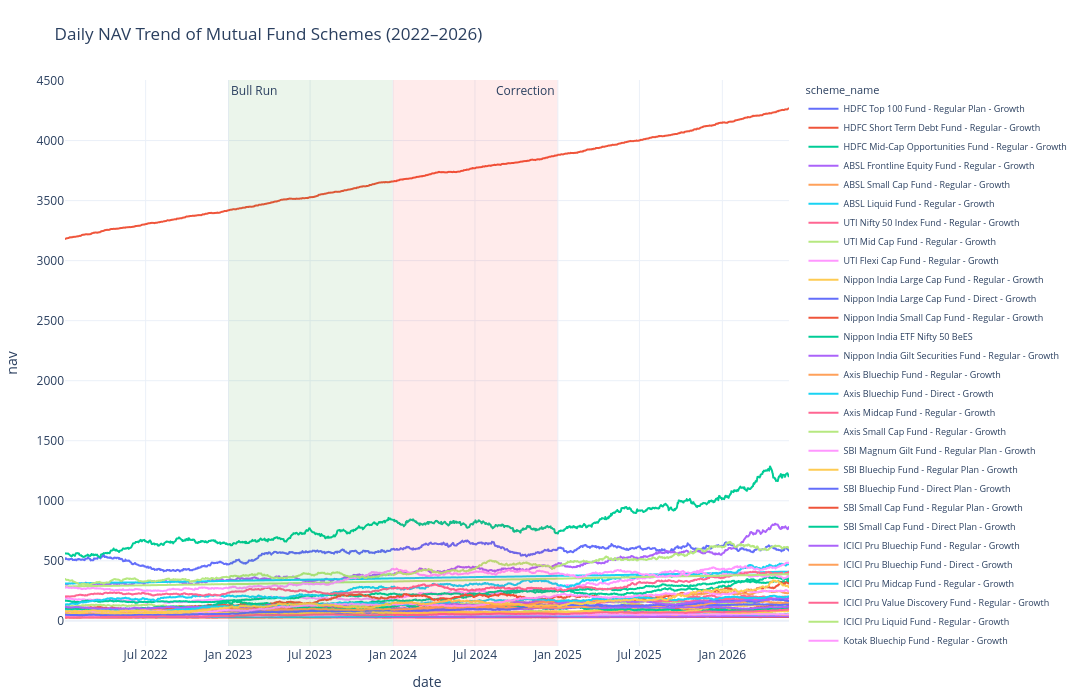

Here is the notebook cell this chart was saved with:
### Code cell
# ==========================================================
# Improved NAV Trend Analysis
# ==========================================================

fig = px.line(
    nav_plot,
    x="date",
    y="nav",
    color="scheme_name",
    title="Daily NAV Trend of Mutual Fund Schemes (2022–2026)"
)

# Highlight 2023 Bull Run
fig.add_vrect(
    x0="2023-01-01",
    x1="2023-12-31",
    fillcolor="green",
    opacity=0.08,
    line_width=0,
    annotation_text="Bull Run",
    annotation_position="top left"
)

# Highlight 2024 Market Correction
fig.add_vrect(
    x0="2024-01-01",
    x1="2024-12-31",
    fillcolor="red",
    opacity=0.08,
    line_width=0,
    annotation_text="Correction",
    annotation_position="top right"
)

fig.update_layout(
    template="plotly_white",
    height=700,
    width=1200,
    legend=dict(
        orientation="v",
        x=1.02,
        y=1,
        font=dict(size=9)
    ),
    margin=dict(l=50, r=250, t=80, b=50)
)

fig.show()

### Figure 1 — Plotly figure (JSON) as saved in the notebook; plotly's stock layout.template omitted (floating-point values rounded to 4 significant figures; data arrays with more than 128 entries replaced by an {"elided": "..."} marker saying what was removed)
{"data": [{"hovertemplate": "scheme_name=HDFC Top 100 Fund - Regular Plan - Growth<br>date=%{x}<br>nav=%{y}<extra></extra>", "legendgroup": "HDFC Top 100 Fund - Regular Plan - Growth", "line": {"color": "#636efa", "dash": "solid"}, "marker": {"symbol": "circle"}, "mode": "lines", "name": "HDFC Top 100 Fund - Regular Plan - Growth", "showlegend": true, "type": "scattergl", "x": {"elided": "1150 str values"}, "xaxis": "x", "y": {"elided": "1150 float values"}, "yaxis": "y"}, {"hovertemplate": "scheme_name=HDFC Short Term Debt Fund - Regular - Growth<br>date=%{x}<br>nav=%{y}<extra></extra>", "legendgroup": "HDFC Short Term Debt Fund - Regular - Growth", "line": {"color": "#EF553B", "dash": "solid"}, "marker": {"symbol": "circle"}, "mode": "lines", "name": "HDFC Short Term Debt Fund - Regular - Growth", "showlegend": true, "type": "scattergl", "x": {"elided": "1150 str values"}, "xaxis": "x", "y": {"elided": "1150 float values"}, "yaxis": "y"}, {"hovertemplate": "scheme_name=HDFC Mid-Cap Opportunities Fund - Regular - Growth<br>date=%{x}<br>nav=%{y}<extra></extra>", "legendgroup": "HDFC Mid-Cap Opportunities Fund - Regular - Growth", "line": {"color": "#00cc96", "dash": "solid"}, "marker": {"symbol": "circle"}, "mode": "lines", "name": "HDFC Mid-Cap Opportunities Fund - Regular - Growth", "showlegend": true, "type": "scattergl", "x": {"elided": "1150 str values"}, "xaxis": "x", "y": {"elided": "1150 float values"}, "yaxis": "y"}, {"hovertemplate": "scheme_name=ABSL Frontline Equity Fund - Regular - Growth<br>date=%{x}<br>nav=%{y}<extra></extra>", "legendgroup": "ABSL Frontline Equity Fund - Regular - Growth", "line": {"color": "#ab63fa", "dash": "solid"}, "marker": {"symbol": "circle"}, "mode": "lines", "name": "ABSL Frontline Equity Fund - Regular - Growth", "showlegend": true, "type": "scattergl", "x": {"elided": "1150 str values"}, "xaxis": "x", "y": {"elided": "1150 float values"}, "yaxis": "y"}, {"hovertemplate": "scheme_name=ABSL Small Cap Fund - Regular - Growth<br>date=%{x}<br>nav=%{y}<extra></extra>", "legendgroup": "ABSL Small Cap Fund - Regular - Growth", "line": {"color": "#FFA15A", "dash": "solid"}, "marker": {"symbol": "circle"}, "mode": "lines", "name": "ABSL Small Cap Fund - Regular - Growth", "showlegend": true, "type": "scattergl", "x": {"elided": "1150 str values"}, "xaxis": "x", "y": {"elided": "1150 float values"}, "yaxis": "y"}, {"hovertemplate": "scheme_name=ABSL Liquid Fund - Regular - Growth<br>date=%{x}<br>nav=%{y}<extra></extra>", "legendgroup": "ABSL Liquid Fund - Regular - Growth", "line": {"color": "#19d3f3", "dash": "solid"}, "marker": {"symbol": "circle"}, "mode": "lines", "name": "ABSL Liquid Fund - Regular - Growth", "showlegend": true, "type": "scattergl", "x": {"elided": "1150 str values"}, "xaxis": "x", "y": {"elided": "1150 float values"}, "yaxis": "y"}, {"hovertemplate": "scheme_name=UTI Nifty 50 Index Fund - Regular - Growth<br>date=%{x}<br>nav=%{y}<extra></extra>", "legendgroup": "UTI Nifty 50 Index Fund - Regular - Growth", "line": {"color": "#FF6692", "dash": "solid"}, "marker": {"symbol": "circle"}, "mode": "lines", "name": "UTI Nifty 50 Index Fund - Regular - Growth", "showlegend": true, "type": "scattergl", "x": {"elided": "1150 str values"}, "xaxis": "x", "y": {"elided": "1150 float values"}, "yaxis": "y"}, {"hovertemplate": "scheme_name=UTI Mid Cap Fund - Regular - Growth<br>date=%{x}<br>nav=%{y}<extra></extra>", "legendgroup": "UTI Mid Cap Fund - Regular - Growth", "line": {"color": "#B6E880", "dash": "solid"}, "marker": {"symbol": "circle"}, "mode": "lines", "name": "UTI Mid Cap Fund - Regular - Growth", "showlegend": true, "type": "scattergl", "x": {"elided": "1150 str values"}, "xaxis": "x", "y": {"elided": "1150 float values"}, "yaxis": "y"}, {"hovertemplate": "scheme_name=UTI Flexi Cap Fund - Regular - Growth<br>date=%{x}<br>nav=%{y}<extra></extra>", "legendgroup": "UTI Flexi Cap Fund - Regular - Growth", "line": {"color": "#FF97FF", "dash": "solid"}, "marker": {"symbol": "circle"}, "mode": "lines", "name": "UTI Flexi Cap Fund - Regular - Growth", "showlegend": true, "type": "scattergl", "x": {"elided": "1150 str values"}, "xaxis": "x", "y": {"elided": "1150 float values"}, "yaxis": "y"}, {"hovertemplate": "scheme_name=Nippon India Large Cap Fund - Regular - Growth<br>date=%{x}<br>nav=%{y}<extra></extra>", "legendgroup": "Nippon India Large Cap Fund - Regular - Growth", "line": {"color": "#FECB52", "dash": "solid"}, "marker": {"symbol": "circle"}, "mode": "lines", "name": "Nippon India Large Cap Fund - Regular - Growth", "showlegend": true, "type": "scattergl", "x": {"elided": "1150 str values"}, "xaxis": "x", "y": {"elided": "1150 float values"}, "yaxis": "y"}, {"hovertemplate": "scheme_name=Nippon India Large Cap Fund - Direct - Growth<br>date=%{x}<br>nav=%{y}<extra></extra>", "legendgroup": "Nippon India Large Cap Fund - Direct - Growth", "line": {"color": "#636efa", "dash": "solid"}, "marker": {"symbol": "circle"}, "mode": "lines", "name": "Nippon India Large Cap Fund - Direct - Growth", "showlegend": true, "type": "scattergl", "x": {"elided": "1150 str values"}, "xaxis": "x", "y": {"elided": "1150 float values"}, "yaxis": "y"}, {"hovertemplate": "scheme_name=Nippon India Small Cap Fund - Regular - Growth<br>date=%{x}<br>nav=%{y}<extra></extra>", "legendgroup": "Nippon India Small Cap Fund - Regular - Growth", "line": {"color": "#EF553B", "dash": "solid"}, "marker": {"symbol": "circle"}, "mode": "lines", "name": "Nippon India Small Cap Fund - Regular - Growth", "showlegend": true, "type": "scattergl", "x": {"elided": "1150 str values"}, "xaxis": "x", "y": {"elided": "1150 float values"}, "yaxis": "y"}, {"hovertemplate": "scheme_name=Nippon India ETF Nifty 50 BeES<br>date=%{x}<br>nav=%{y}<extra></extra>", "legendgroup": "Nippon India ETF Nifty 50 BeES", "line": {"color": "#00cc96", "dash": "solid"}, "marker": {"symbol": "circle"}, "mode": "lines", "name": "Nippon India ETF Nifty 50 BeES", "showlegend": true, "type": "scattergl", "x": {"elided": "1150 str values"}, "xaxis": "x", "y": {"elided": "1150 float values"}, "yaxis": "y"}, {"hovertemplate": "scheme_name=Nippon India Gilt Securities Fund - Regular - Growth<br>date=%{x}<br>nav=%{y}<extra></extra>", "legendgroup": "Nippon India Gilt Securities Fund - Regular - Growth", "line": {"color": "#ab63fa", "dash": "solid"}, "marker": {"symbol": "circle"}, "mode": "lines", "name": "Nippon India Gilt Securities Fund - Regular - Growth", "showlegend": true, "type": "scattergl", "x": {"elided": "1150 str values"}, "xaxis": "x", "y": {"elided": "1150 float values"}, "yaxis": "y"}, {"hovertemplate": "scheme_name=Axis Bluechip Fund - Regular - Growth<br>date=%{x}<br>nav=%{y}<extra></extra>", "legendgroup": "Axis Bluechip Fund - Regular - Growth", "line": {"color": "#FFA15A", "dash": "solid"}, "marker": {"symbol": "circle"}, "mode": "lines", "name": "Axis Bluechip Fund - Regular - Growth", "showlegend": true, "type": "scattergl", "x": {"elided": "1150 str values"}, "xaxis": "x", "y": {"elided": "1150 float values"}, "yaxis": "y"}, {"hovertemplate": "scheme_name=Axis Bluechip Fund - Direct - Growth<br>date=%{x}<br>nav=%{y}<extra></extra>", "legendgroup": "Axis Bluechip Fund - Direct - Growth", "line": {"color": "#19d3f3", "dash": "solid"}, "marker": {"symbol": "circle"}, "mode": "lines", "name": "Axis Bluechip Fund - Direct - Growth", "showlegend": true, "type": "scattergl", "x": {"elided": "1150 str values"}, "xaxis": "x", "y": {"elided": "1150 float values"}, "yaxis": "y"}, {"hovertemplate": "scheme_name=Axis Midcap Fund - Regular - Growth<br>date=%{x}<br>nav=%{y}<extra></extra>", "legendgroup": "Axis Midcap Fund - Regular - Growth", "line": {"color": "#FF6692", "dash": "solid"}, "marker": {"symbol": "circle"}, "mode": "lines", "name": "Axis Midcap Fund - Regular - Growth", "showlegend": true, "type": "scattergl", "x": {"elided": "1150 str values"}, "xaxis": "x", "y": {"elided": "1150 float values"}, "yaxis": "y"}, {"hovertemplate": "scheme_name=Axis Small Cap Fund - Regular - Growth<br>date=%{x}<br>nav=%{y}<extra></extra>", "legendgroup": "Axis Small Cap Fund - Regular - Growth", "line": {"color": "#B6E880", "dash": "solid"}, "marker": {"symbol": "circle"}, "mode": "lines", "name": "Axis Small Cap Fund - Regular - Growth", "showlegend": true, "type": "scattergl", "x": {"elided": "1150 str values"}, "xaxis": "x", "y": {"elided": "1150 float values"}, "yaxis": "y"}, {"hovertemplate": "scheme_name=SBI Magnum Gilt Fund - Regular Plan - Growth<br>date=%{x}<br>nav=%{y}<extra></extra>", "legendgroup": "SBI Magnum Gilt Fund - Regular Plan - Growth", "line": {"color": "#FF97FF", "dash": "solid"}, "marker": {"symbol": "circle"}, "mode": "lines", "name": "SBI Magnum Gilt Fund - Regular Plan - Growth", "showlegend": true, "type": "scattergl", "x": {"elided": "1150 str values"}, "xaxis": "x", "y": {"elided": "1150 float values"}, "yaxis": "y"}, {"hovertemplate": "scheme_name=SBI Bluechip Fund - Regular Plan - Growth<br>date=%{x}<br>nav=%{y}<extra></extra>", "legendgroup": "SBI Bluechip Fund - Regular Plan - Growth", "line": {"color": "#FECB52", "dash": "solid"}, "marker": {"symbol": "circle"}, "mode": "lines", "name": "SBI Bluechip Fund - Regular Plan - Growth", "showlegend": true, "type": "scattergl", "x": {"elided": "1150 str values"}, "xaxis": "x", "y": {"elided": "1150 float values"}, "yaxis": "y"}, {"hovertemplate": "scheme_name=SBI Bluechip Fund - Direct Plan - Growth<br>date=%{x}<br>nav=%{y}<extra></extra>", "legendgroup": "SBI Bluechip Fund - Direct Plan - Growth", "line": {"color": "#636efa", "dash": "solid"}, "marker": {"symbol": "circle"}, "mode": "lines", "name": "SBI Bluechip Fund - Direct Plan - Growth", "showlegend": true, "type": "scattergl", "x": {"elided": "1150 str values"}, "xaxis": "x", "y": {"elided": "1150 float values"}, "yaxis": "y"}, {"hovertemplate": "scheme_name=SBI Small Cap Fund - Regular Plan - Growth<br>date=%{x}<br>nav=%{y}<extra></extra>", "legendgroup": "SBI Small Cap Fund - Regular Plan - Growth", "line": {"color": "#EF553B", "dash": "solid"}, "marker": {"symbol": "circle"}, "mode": "lines", "name": "SBI Small Cap Fund - Regular Plan - Growth", "showlegend": true, "type": "scattergl", "x": {"elided": "1150 str values"}, "xaxis": "x", "y": {"elided": "1150 float values"}, "yaxis": "y"}, {"hovertemplate": "scheme_name=SBI Small Cap Fund - Direct Plan - Growth<br>date=%{x}<br>nav=%{y}<extra></extra>", "legendgroup": "SBI Small Cap Fund - Direct Plan - Growth", "line": {"color": "#00cc96", "dash": "solid"}, "marker": {"symbol": "circle"}, "mode": "lines", "name": "SBI Small Cap Fund - Direct Plan - Growth", "showlegend": true, "type": "scattergl", "x": {"elided": "1150 str values"}, "xaxis": "x", "y": {"elided": "1150 float values"}, "yaxis": "y"}, {"hovertemplate": "scheme_name=ICICI Pru Bluechip Fund - Regular - Growth<br>date=%{x}<br>nav=%{y}<extra></extra>", "legendgroup": "ICICI Pru Bluechip Fund - Regular - Growth", "line": {"color": "#ab63fa", "dash": "solid"}, "marker": {"symbol": "circle"}, "mode": "lines", "name": "ICICI Pru Bluechip Fund - Regular - Growth", "showlegend": true, "type": "scattergl", "x": {"elided": "1150 str values"}, "xaxis": "x", "y": {"elided": "1150 float values"}, "yaxis": "y"}, {"hovertemplate": "scheme_name=ICICI Pru Bluechip Fund - Direct - Growth<br>date=%{x}<br>nav=%{y}<extra></extra>", "legendgroup": "ICICI Pru Bluechip Fund - Direct - Growth", "line": {"color": "#FFA15A", "dash": "solid"}, "marker": {"symbol": "circle"}, "mode": "lines", "name": "ICICI Pru Bluechip Fund - Direct - Growth", "showlegend": true, "type": "scattergl", "x": {"elided": "1150 str values"}, "xaxis": "x", "y": {"elided": "1150 float values"}, "yaxis": "y"}, {"hovertemplate": "scheme_name=ICICI Pru Midcap Fund - Regular - Growth<br>date=%{x}<br>nav=%{y}<extra></extra>", "legendgroup": "ICICI Pru Midcap Fund - Regular - Growth", "line": {"color": "#19d3f3", "dash": "solid"}, "marker": {"symbol": "circle"}, "mode": "lines", "name": "ICICI Pru Midcap Fund - Regular - Growth", "showlegend": true, "type": "scattergl", "x": {"elided": "1150 str values"}, "xaxis": "x", "y": {"elided": "1150 float values"}, "yaxis": "y"}, {"hovertemplate": "scheme_name=ICICI Pru Value Discovery Fund - Regular - Growth<br>date=%{x}<br>nav=%{y}<extra></extra>", "legendgroup": "ICICI Pru Value Discovery Fund - Regular - Growth", "line": {"color": "#FF6692", "dash": "solid"}, "marker": {"symbol": "circle"}, "mode": "lines", "name": "ICICI Pru Value Discovery Fund - Regular - Growth", "showlegend": true, "type": "scattergl", "x": {"elided": "1150 str values"}, "xaxis": "x", "y": {"elided": "1150 float values"}, "yaxis": "y"}, {"hovertemplate": "scheme_name=ICICI Pru Liquid Fund - Regular - Growth<br>date=%{x}<br>nav=%{y}<extra></extra>", "legendgroup": "ICICI Pru Liquid Fund - Regular - Growth", "line": {"color": "#B6E880", "dash": "solid"}, "marker": {"symbol": "circle"}, "mode": "lines", "name": "ICICI Pru Liquid Fund - Regular - Growth", "showlegend": true, "type": "scattergl", "x": {"elided": "1150 str values"}, "xaxis": "x", "y": {"elided": "1150 float values"}, "yaxis": "y"}, {"hovertemplate": "scheme_name=Kotak Bluechip Fund - Regular - Growth<br>date=%{x}<br>nav=%{y}<extra></extra>", "legendgroup": "Kotak Bluechip Fund - Regular - Growth", "line": {"color": "#FF97FF", "dash": "solid"}, "marker": {"symbol": "circle"}, "mode": "lines", "name": "Kotak Bluechip Fund - Regular - Growth", "showlegend": true, "type": "scattergl", "x": {"elided": "1150 str values"}, "xaxis": "x", "y": {"elided": "1150 float values"}, "yaxis": "y"}, {"hovertemplate": "scheme_name=Kotak Emerging Equity Fund - Regular - Growth<br>date=%{x}<br>nav=%{y}<extra></extra>", "legendgroup": "Kotak Emerging Equity Fund - Regular - Growth", "line": {"color": "#FECB52", "dash": "solid"}, "marker": {"symbol": "circle"}, "mode": "lines", "name": "Kotak Emerging Equity Fund - Regular - Growth", "showlegend": true, "type": "scattergl", "x": {"elided": "1150 str values"}, "xaxis": "x", "y": {"elided": "1150 float values"}, "yaxis": "y"}, {"hovertemplate": "scheme_name=Kotak Flexicap Fund - Regular - Growth<br>date=%{x}<br>nav=%{y}<extra></extra>", "legendgroup": "Kotak Flexicap Fund - Regular - Growth", "line": {"color": "#636efa", "dash": "solid"}, "marker": {"symbol": "circle"}, "mode": "lines", "name": "Kotak Flexicap Fund - Regular - Growth", "showlegend": true, "type": "scattergl", "x": {"elided": "1150 str values"}, "xaxis": "x", "y": {"elided": "1150 float values"}, "yaxis": "y"}, {"hovertemplate": "scheme_name=Kotak Liquid Fund - Regular - Growth<br>date=%{x}<br>nav=%{y}<extra></extra>", "legendgroup": "Kotak Liquid Fund - Regular - Growth", "line": {"color": "#EF553B", "dash": "solid"}, "marker": {"symbol": "circle"}, "mode": "lines", "name": "Kotak Liquid Fund - Regular - Growth", "showlegend": true, "type": "scattergl", "x": {"elided": "1150 str values"}, "xaxis": "x", "y": {"elided": "1150 float values"}, "yaxis": "y"}, {"hovertemplate": "scheme_name=HDFC Top 100 Fund - Direct Plan - Growth<br>date=%{x}<br>nav=%{y}<extra></extra>", "legendgroup": "HDFC Top 100 Fund - Direct Plan - Growth", "line": {"color": "#00cc96", "dash": "solid"}, "marker": {"symbol": "circle"}, "mode": "lines", "name": "HDFC Top 100 Fund - Direct Plan - Growth", "showlegend": true, "type": "scattergl", "x": {"elided": "1150 str values"}, "xaxis": "x", "y": {"elided": "1150 float values"}, "yaxis": "y"}, {"hovertemplate": "scheme_name=HDFC Mid-Cap Opportunities Fund - Direct - Growth<br>date=%{x}<br>nav=%{y}<extra></extra>", "legendgroup": "HDFC Mid-Cap Opportunities Fund - Direct - Growth", "line": {"color": "#ab63fa", "dash": "solid"}, "marker": {"symbol": "circle"}, "mode": "lines", "name": "HDFC Mid-Cap Opportunities Fund - Direct - Growth", "showlegend": true, "type": "scattergl", "x": {"elided": "1150 str values"}, "xaxis": "x", "y": {"elided": "1150 float values"}, "yaxis": "y"}, {"hovertemplate": "scheme_name=Mirae Asset Large Cap Fund - Regular - Growth<br>date=%{x}<br>nav=%{y}<extra></extra>", "legendgroup": "Mirae Asset Large Cap Fund - Regular - Growth", "line": {"color": "#FFA15A", "dash": "solid"}, "marker": {"symbol": "circle"}, "mode": "lines", "name": "Mirae Asset Large Cap Fund - Regular - Growth", "showlegend": true, "type": "scattergl", "x": {"elided": "1150 str values"}, "xaxis": "x", "y": {"elided": "1150 float values"}, "yaxis": "y"}, {"hovertemplate": "scheme_name=Mirae Asset Emerging Bluechip Fund - Regular - Growth<br>date=%{x}<br>nav=%{y}<extra></extra>", "legendgroup": "Mirae Asset Emerging Bluechip Fund - Regular - Growth", "line": {"color": "#19d3f3", "dash": "solid"}, "marker": {"symbol": "circle"}, "mode": "lines", "name": "Mirae Asset Emerging Bluechip Fund - Regular - Growth", "showlegend": true, "type": "scattergl", "x": {"elided": "1150 str values"}, "xaxis": "x", "y": {"elided": "1150 float values"}, "yaxis": "y"}, {"hovertemplate": "scheme_name=Mirae Asset Tax Saver Fund - Regular - Growth<br>date=%{x}<br>nav=%{y}<extra></extra>", "legendgroup": "Mirae Asset Tax Saver Fund - Regular - Growth", "line": {"color": "#FF6692", "dash": "solid"}, "marker": {"symbol": "circle"}, "mode": "lines", "name": "Mirae Asset Tax Saver Fund - Regular - Growth", "showlegend": true, "type": "scattergl", "x": {"elided": "1150 str values"}, "xaxis": "x", "y": {"elided": "1150 float values"}, "yaxis": "y"}, {"hovertemplate": "scheme_name=DSP Top 100 Equity Fund - Regular - Growth<br>date=%{x}<br>nav=%{y}<extra></extra>", "legendgroup": "DSP Top 100 Equity Fund - Regular - Growth", "line": {"color": "#B6E880", "dash": "solid"}, "marker": {"symbol": "circle"}, "mode": "lines", "name": "DSP Top 100 Equity Fund - Regular - Growth", "showlegend": true, "type": "scattergl", "x": {"elided": "1150 str values"}, "xaxis": "x", "y": {"elided": "1150 float values"}, "yaxis": "y"}, {"hovertemplate": "scheme_name=DSP Midcap Fund - Regular - Growth<br>date=%{x}<br>nav=%{y}<extra></extra>", "legendgroup": "DSP Midcap Fund - Regular - Growth", "line": {"color": "#FF97FF", "dash": "solid"}, "marker": {"symbol": "circle"}, "mode": "lines", "name": "DSP Midcap Fund - Regular - Growth", "showlegend": true, "type": "scattergl", "x": {"elided": "1150 str values"}, "xaxis": "x", "y": {"elided": "1150 float values"}, "yaxis": "y"}, {"hovertemplate": "scheme_name=DSP Small Cap Fund - Regular - Growth<br>date=%{x}<br>nav=%{y}<extra></extra>", "legendgroup": "DSP Small Cap Fund - Regular - Growth", "line": {"color": "#FECB52", "dash": "solid"}, "marker": {"symbol": "circle"}, "mode": "lines", "name": "DSP Small Cap Fund - Regular - Growth", "showlegend": true, "type": "scattergl", "x": {"elided": "1150 str values"}, "xaxis": "x", "y": {"elided": "1150 float values"}, "yaxis": "y"}], "layout": {"annotations": [{"showarrow": false, "text": "Bull Run", "x": "2023-01-01", "xanchor": "left", "xref": "x", "y": 1, "yanchor": "top", "yref": "y domain"}, {"showarrow": false, "text": "Correction", "x": "2024-12-31", "xanchor": "right", "xref": "x", "y": 1, "yanchor": "top", "yref": "y domain"}], "height": 700, "legend": {"font": {"size": 9}, "orientation": "v", "title": {"text": "scheme_name"}, "tracegroupgap": 0, "x": 1.02, "y": 1}, "margin": {"b": 50, "l": 50, "r": 250, "t": 80}, "shapes": [{"fillcolor": "green", "line": {"width": 0}, "opacity": 0.08, "type": "rect", "x0": "2023-01-01", "x1": "2023-12-31", "xref": "x", "y0": 0, "y1": 1, "yref": "y domain"}, {"fillcolor": "red", "line": {"width": 0}, "opacity": 0.08, "type": "rect", "x0": "2024-01-01", "x1": "2024-12-31", "xref": "x", "y0": 0, "y1": 1, "yref": "y domain"}], "title": {"text": "Daily NAV Trend of Mutual Fund Schemes (2022–2026)"}, "width": 1200, "xaxis": {"anchor": "y", "domain": [0, 1], "title": {"text": "date"}}, "yaxis": {"anchor": "x", "domain": [0, 1], "title": {"text": "nav"}}}}
